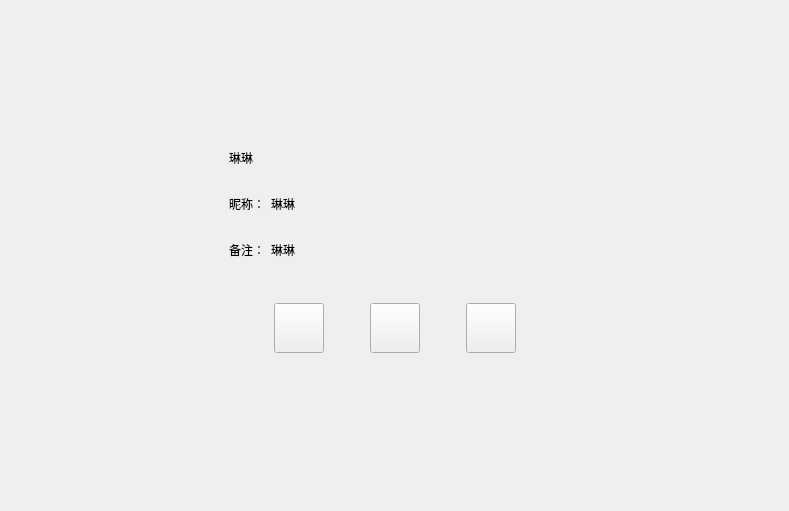
<?xml version="1.0" encoding="UTF-8"?>
<ui version="4.0">
 <class>FriendInfoPage</class>
 <widget class="QWidget" name="FriendInfoPage">
  <property name="geometry">
   <rect>
    <x>0</x>
    <y>0</y>
    <width>789</width>
    <height>511</height>
   </rect>
  </property>
  <property name="windowTitle">
   <string>Form</string>
  </property>
  <layout class="QVBoxLayout" name="verticalLayout">
   <property name="leftMargin">
    <number>120</number>
   </property>
   <property name="topMargin">
    <number>120</number>
   </property>
   <property name="rightMargin">
    <number>120</number>
   </property>
   <property name="bottomMargin">
    <number>120</number>
   </property>
   <item>
    <widget class="QWidget" name="widget" native="true">
     <layout class="QHBoxLayout" name="horizontalLayout">
      <item>
       <widget class="QLabel" name="icon_lb">
        <property name="minimumSize">
         <size>
          <width>85</width>
          <height>85</height>
         </size>
        </property>
        <property name="maximumSize">
         <size>
          <width>85</width>
          <height>85</height>
         </size>
        </property>
        <property name="text">
         <string/>
        </property>
       </widget>
      </item>
      <item>
       <widget class="QWidget" name="widget_3" native="true">
        <layout class="QVBoxLayout" name="verticalLayout_2">
         <item>
          <widget class="QWidget" name="widget_4" native="true">
           <property name="minimumSize">
            <size>
             <width>0</width>
             <height>40</height>
            </size>
           </property>
           <property name="maximumSize">
            <size>
             <width>16777215</width>
             <height>40</height>
            </size>
           </property>
           <layout class="QHBoxLayout" name="horizontalLayout_2">
            <property name="leftMargin">
             <number>0</number>
            </property>
            <property name="topMargin">
             <number>0</number>
            </property>
            <property name="rightMargin">
             <number>0</number>
            </property>
            <property name="bottomMargin">
             <number>0</number>
            </property>
            <item>
             <widget class="QLabel" name="name_lb">
              <property name="minimumSize">
               <size>
                <width>40</width>
                <height>0</height>
               </size>
              </property>
              <property name="maximumSize">
               <size>
                <width>16777215</width>
                <height>16777215</height>
               </size>
              </property>
              <property name="text">
               <string>琳琳</string>
              </property>
             </widget>
            </item>
            <item>
             <widget class="QLabel" name="sex_lb">
              <property name="minimumSize">
               <size>
                <width>40</width>
                <height>40</height>
               </size>
              </property>
              <property name="maximumSize">
               <size>
                <width>40</width>
                <height>40</height>
               </size>
              </property>
              <property name="text">
               <string/>
              </property>
             </widget>
            </item>
            <item>
             <spacer name="horizontalSpacer">
              <property name="orientation">
               <enum>Qt::Horizontal</enum>
              </property>
              <property name="sizeHint" stdset="0">
               <size>
                <width>40</width>
                <height>20</height>
               </size>
              </property>
             </spacer>
            </item>
           </layout>
          </widget>
         </item>
         <item>
          <widget class="QWidget" name="widget_2" native="true">
           <property name="minimumSize">
            <size>
             <width>0</width>
             <height>40</height>
            </size>
           </property>
           <property name="maximumSize">
            <size>
             <width>16777215</width>
             <height>40</height>
            </size>
           </property>
           <layout class="QHBoxLayout" name="horizontalLayout_3">
            <property name="leftMargin">
             <number>0</number>
            </property>
            <property name="topMargin">
             <number>0</number>
            </property>
            <property name="rightMargin">
             <number>0</number>
            </property>
            <property name="bottomMargin">
             <number>0</number>
            </property>
            <item>
             <widget class="QLabel" name="nick_tip">
              <property name="minimumSize">
               <size>
                <width>0</width>
                <height>30</height>
               </size>
              </property>
              <property name="maximumSize">
               <size>
                <width>50</width>
                <height>30</height>
               </size>
              </property>
              <property name="text">
               <string>昵称：</string>
              </property>
             </widget>
            </item>
            <item>
             <widget class="QLabel" name="nick_lb">
              <property name="text">
               <string>琳琳</string>
              </property>
             </widget>
            </item>
            <item>
             <spacer name="horizontalSpacer_2">
              <property name="orientation">
               <enum>Qt::Horizontal</enum>
              </property>
              <property name="sizeHint" stdset="0">
               <size>
                <width>40</width>
                <height>20</height>
               </size>
              </property>
             </spacer>
            </item>
           </layout>
          </widget>
         </item>
         <item>
          <widget class="QWidget" name="widget_5" native="true">
           <property name="minimumSize">
            <size>
             <width>0</width>
             <height>40</height>
            </size>
           </property>
           <property name="maximumSize">
            <size>
             <width>16777215</width>
             <height>40</height>
            </size>
           </property>
           <layout class="QHBoxLayout" name="horizontalLayout_4">
            <property name="leftMargin">
             <number>0</number>
            </property>
            <property name="topMargin">
             <number>0</number>
            </property>
            <property name="rightMargin">
             <number>0</number>
            </property>
            <property name="bottomMargin">
             <number>0</number>
            </property>
            <item>
             <widget class="QLabel" name="bak_tip">
              <property name="minimumSize">
               <size>
                <width>0</width>
                <height>30</height>
               </size>
              </property>
              <property name="maximumSize">
               <size>
                <width>50</width>
                <height>30</height>
               </size>
              </property>
              <property name="text">
               <string>备注：</string>
              </property>
             </widget>
            </item>
            <item>
             <widget class="QLabel" name="bak_lb">
              <property name="text">
               <string>琳琳</string>
              </property>
             </widget>
            </item>
            <item>
             <spacer name="horizontalSpacer_7">
              <property name="orientation">
               <enum>Qt::Horizontal</enum>
              </property>
              <property name="sizeHint" stdset="0">
               <size>
                <width>40</width>
                <height>20</height>
               </size>
              </property>
             </spacer>
            </item>
           </layout>
          </widget>
         </item>
        </layout>
       </widget>
      </item>
     </layout>
    </widget>
   </item>
   <item>
    <widget class="QWidget" name="widget_6" native="true">
     <layout class="QHBoxLayout" name="horizontalLayout_5">
      <item>
       <spacer name="horizontalSpacer_3">
        <property name="orientation">
         <enum>Qt::Horizontal</enum>
        </property>
        <property name="sizeHint" stdset="0">
         <size>
          <width>40</width>
          <height>20</height>
         </size>
        </property>
       </spacer>
      </item>
      <item>
       <widget class="ClickedBtn2" name="msg_chat">
        <property name="minimumSize">
         <size>
          <width>50</width>
          <height>50</height>
         </size>
        </property>
        <property name="maximumSize">
         <size>
          <width>50</width>
          <height>50</height>
         </size>
        </property>
        <property name="text">
         <string/>
        </property>
       </widget>
      </item>
      <item>
       <spacer name="horizontalSpacer_5">
        <property name="orientation">
         <enum>Qt::Horizontal</enum>
        </property>
        <property name="sizeType">
         <enum>QSizePolicy::Fixed</enum>
        </property>
        <property name="sizeHint" stdset="0">
         <size>
          <width>40</width>
          <height>20</height>
         </size>
        </property>
       </spacer>
      </item>
      <item>
       <widget class="ClickedBtn2" name="voice_chat">
        <property name="minimumSize">
         <size>
          <width>50</width>
          <height>50</height>
         </size>
        </property>
        <property name="maximumSize">
         <size>
          <width>50</width>
          <height>50</height>
         </size>
        </property>
        <property name="text">
         <string/>
        </property>
       </widget>
      </item>
      <item>
       <spacer name="horizontalSpacer_6">
        <property name="orientation">
         <enum>Qt::Horizontal</enum>
        </property>
        <property name="sizeType">
         <enum>QSizePolicy::Fixed</enum>
        </property>
        <property name="sizeHint" stdset="0">
         <size>
          <width>40</width>
          <height>20</height>
         </size>
        </property>
       </spacer>
      </item>
      <item>
       <widget class="ClickedBtn2" name="video_chat">
        <property name="minimumSize">
         <size>
          <width>50</width>
          <height>50</height>
         </size>
        </property>
        <property name="maximumSize">
         <size>
          <width>50</width>
          <height>50</height>
         </size>
        </property>
        <property name="text">
         <string/>
        </property>
       </widget>
      </item>
      <item>
       <spacer name="horizontalSpacer_4">
        <property name="orientation">
         <enum>Qt::Horizontal</enum>
        </property>
        <property name="sizeHint" stdset="0">
         <size>
          <width>40</width>
          <height>20</height>
         </size>
        </property>
       </spacer>
      </item>
     </layout>
    </widget>
   </item>
   <item>
    <spacer name="verticalSpacer_2">
     <property name="orientation">
      <enum>Qt::Vertical</enum>
     </property>
     <property name="sizeHint" stdset="0">
      <size>
       <width>20</width>
       <height>40</height>
      </size>
     </property>
    </spacer>
   </item>
  </layout>
 </widget>
 <customwidgets>
  <customwidget>
   <class>ClickedBtn2</class>
   <extends>QPushButton</extends>
   <header location="global">ClickedBtn2.h</header>
  </customwidget>
 </customwidgets>
 <resources/>
 <connections/>
</ui>
